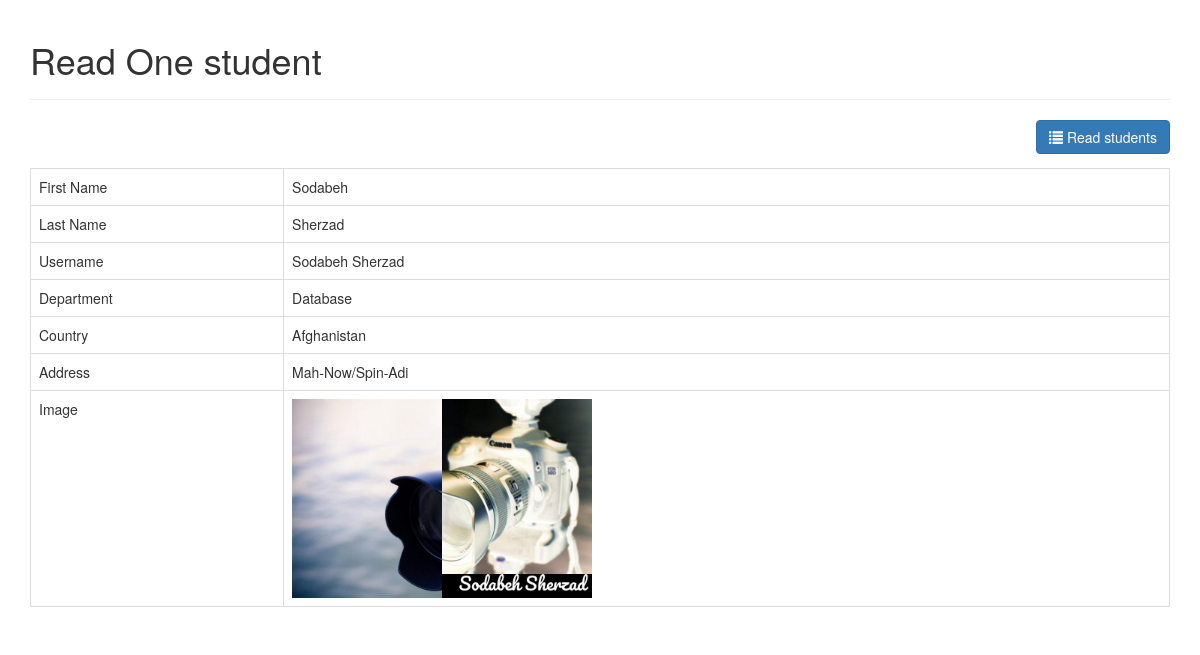
/read_one.php?id=1, run on the app's committed database.
### tables this page shows
CREATE TABLE IF NOT EXISTS `students` (
  `id` int(11) NOT NULL AUTO_INCREMENT,
  `first_name` varchar(32) NOT NULL,
  `last_name` varchar(55) NOT NULL,
  `username` varchar(55) NOT NULL,
  `department_id` int(11) NOT NULL,
  `created` datetime NOT NULL,
  `modified` timestamp NOT NULL DEFAULT CURRENT_TIMESTAMP,
  `image` varchar(250) DEFAULT NULL,
  `address` varchar(255) DEFAULT NULL,
  `email` varchar(55) DEFAULT NULL,
  `country` varchar(55) DEFAULT NULL,
  `phone` varchar(12) DEFAULT NULL,
  `password` varchar(55) DEFAULT NULL,
  PRIMARY KEY (`id`)
);

CREATE TABLE IF NOT EXISTS `departments` (
  `id` int(11) NOT NULL AUTO_INCREMENT,
  `name` varchar(256) NOT NULL,
  `created` datetime NOT NULL,
  `modified` timestamp NOT NULL DEFAULT CURRENT_TIMESTAMP,
  PRIMARY KEY (`id`)
);

### objects/student.php (called while the page is built, shortened)
<?php
class Student
{
    private $conn;
    private $table_name = "students";
    public $id;
    public function __construct($db)
    {
        $this->conn = $db;
    }
    public function readOne()
    {
        $query = "SELECT id, first_name, last_name, username, department_id,
                    image, address, email, country, phone
            FROM " . $this->table_name . "
            WHERE id = ?
            LIMIT 0,1";
        $stmt = $this->conn->prepare($query);
        $stmt->bindParam(1, $this->id);
        $stmt->execute();
        $row = $stmt->fetch(PDO::FETCH_ASSOC);
        $this->first_name = $row['first_name'];
        $this->last_name = $row['last_name'];
        $this->username = $row['username'];
        $this->image = $row['image'];
        $this->address = $row['address'];
        $this->country = $row['country'];
    }
}

### objects/department.php (called while the page is built, shortened)
<?php
class Department
{
    private $conn;
    private $table_name = "departments";
    public $id;
    public function __construct($db)
    {
        $this->conn = $db;
    }
    public function readName()
    {
        $query = "SELECT name FROM " . $this->table_name . " WHERE id = ? limit 0,1";
        $stmt = $this->conn->prepare($query);
        $stmt->bindParam(1, $this->id);
        $stmt->execute();
        $row = $stmt->fetch(PDO::FETCH_ASSOC);
        $this->name = $row['name'];
    }
}

### read_one.php (the view, shortened to what this page needs)
<?php
include_once "header.php";
$id = isset($_GET['id']) ? $_GET['id'] : die('ERROR: missing ID.');
include_once 'objects/student.php';
include_once 'objects/department.php';
$database = new Database();
$db = $database->getConnection();
$student = new student($db);
$department = new department($db);
$student->id = $id;
$student->readOne();
echo "<div class='right-button-margin'>";
echo "<a href='index.php' class='btn btn-primary pull-right'>";
echo "<span class='glyphicon glyphicon-list'></span> Read students";
echo "</a>";
echo "</div>";
echo "<table class='table table-hover table-responsive table-bordered'>";
echo "<tr>";
echo "<td>First Name</td>";
echo "<td>{$student->first_name}</td>";
echo "</tr>";
echo "<tr>";
echo "<td>Last Name</td>";
echo "<td>{$student->last_name}</td>";
echo "</tr>";
echo "<tr>";
echo "<td>Username</td>";
echo "<td>{$student->username}</td>";
echo "</tr>";
echo "<tr>";
echo "<td>Department</td>";
echo "<td>";
$department->id = $student->department_id;
$department->readName();
echo $department->name;
echo "</td>";
echo "</tr>";
echo "<tr>";
echo "<td>Country</td>";
echo "<td>{$student->country}</td>";
echo "</tr>";
echo "<tr>";
echo "<td>Address</td>";
echo "<td>{$student->address}</td>";
echo "</tr>";
echo "<tr>";
echo "<td>Image</td>";
echo "<td>";
echo $student->image ? "<img src='images/{$student->image}' style='width:300px;' />" : "No image found.";
echo "</td>";
echo "</tr>";
echo "</table>";
include_once "footer.php";

### header.php (style rules this page uses)
.right-button-margin { margin: 0 0 1em 0; overflow: hidden; }

### data on the page
students: first_name "Sodabeh", last_name "Sherzad", username "Sodabeh Sherzad", country "Afghanistan", address "Mah-Now/Spin-Adi", image (picture)
departments: name "Database"

### other printed values
$page_title "Read One student"
